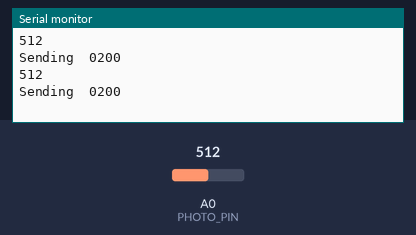
The sketch below on a simulated Arduino Uno, built with avr-gcc and run on an emulated ATmega328P. On the bench: the last lines printed to the serial monitor. The inputs (shaded band) are chosen by the test bench; at power-on: A0 (PHOTO_PIN) = 512. The modem accepts every AT command (registered, SIM ready, sends succeed) and sends nothing else.

Above: at 2.8 s.
2.9 s: A0 (PHOTO_PIN) set to 716
At 4.5 s:
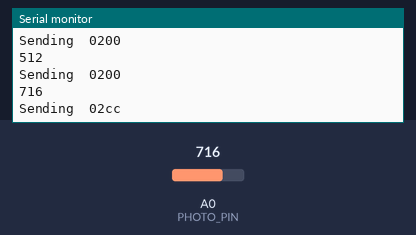
7.5 s: A0 (PHOTO_PIN) set to 511
At 8.4 s:
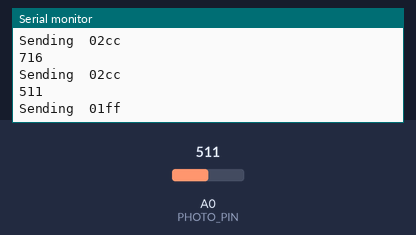
11.5 s: A0 (PHOTO_PIN) set to 122
At 13.5 s:
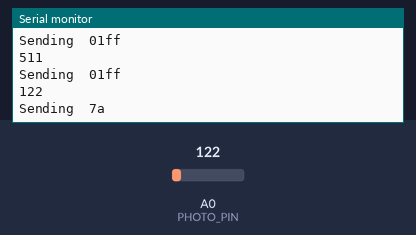
Timing chart, 0 to 15.0 s (numbered marks = the images above; inputs shaded):
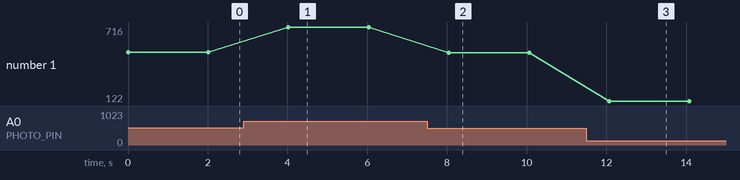

Measured:
- after the input at 2.9 s, the serial monitor: prints a new line after 1.1 s (image 1)
- after the input at 7.5 s, the serial monitor: prints a new line after 0.55 s (image 2)
- after the input at 11.5 s, the serial monitor: prints a new line after 0.57 s (image 3)
- plotted number 1: 512 → 716 after the input at 2.9 s, 716 → 511 after the input at 7.5 s, 511 → 122 after the input at 11.5 s

The sketch:

photocell.ino
```cpp
#include <SoftwareSerial.h>
#define PHOTO_PIN A0
#define SAMPLE_RATE 2000

SoftwareSerial sigfox(5,4);

int brightness;


void setup(void) {
  Serial.begin(9600);
  sigfox.begin(9600);
}

void loop(void) {
  brightness = analogRead(PHOTO_PIN);
  Serial.println(brightness);
  sendSigfox(String(brightness, HEX));
  delay(SAMPLE_RATE);
}
void sendSigfox(String frame){
 if (frame.length() % 2 != 0){
   frame = "0"+frame;
 }

 Serial.print("Sending  ");
 Serial.println(frame);
;
 sigfox.write("AT$SF=");
 sigfox.print(frame);
 sigfox.write("\n");

}
```
